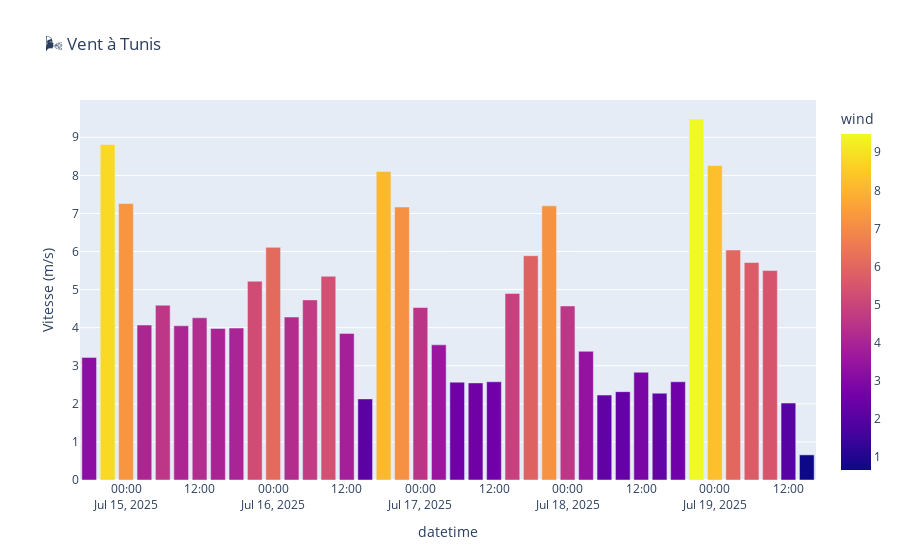

The notebook cell saved with this chart:
### Code cell
# 🌬️ Visualisation de la vitesse du vent
fig = px.bar(df, x="datetime", y="wind", title=f"🌬️ Vent à {ville}", color="wind")
fig.update_layout(yaxis_title="Vitesse (m/s)")
fig.show()
